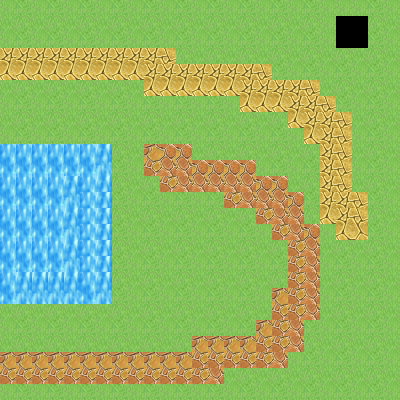

Rendered tile map (Tiled .tmx) drawn with the repository's tilesets; below, a short description and the full map source, tile grids included:
An orthogonal 25x25 tile map with 16x16 px tiles, 1 tile layer (firstLayer) and 1 object (portal).

<map version="1.4" tiledversion="1.4.3" orientation="orthogonal" renderorder="right-down" width="25" height="25" tilewidth="16" tileheight="16" infinite="0" nextlayerid="6" nextobjectid="18">
 <editorsettings>
  <export target="test.json" format="json" />
 </editorsettings>
 <tileset firstgid="1" name="game" tilewidth="16" tileheight="16" tilecount="8064" columns="64">
  <image source="Assets/TileSets/game.png" width="1024" height="2016" />
 </tileset>
 <layer id="1" name="firstLayer" width="25" height="25" locked="1">
  <data encoding="csv">
269,270,269,270,269,270,269,270,269,270,269,270,269,270,269,270,269,270,269,270,269,269,269,270,269,
333,334,333,334,333,334,333,334,333,334,333,334,333,334,333,334,333,334,333,334,269,17,18,334,333,
269,270,269,270,269,270,269,270,269,270,269,270,269,270,269,270,269,270,269,270,269,81,82,270,269,
263,263,263,263,263,263,263,263,263,263,264,334,333,334,333,334,333,334,333,334,333,334,333,334,333,
327,327,327,327,327,327,327,327,327,263,263,263,263,263,263,263,264,270,269,270,269,270,269,270,269,
333,334,333,334,333,334,333,334,333,327,327,327,327,327,327,263,263,263,263,264,333,334,333,334,333,
269,270,269,270,269,270,269,270,269,270,269,270,269,270,269,327,327,327,263,263,264,270,269,270,269,
333,334,333,334,333,334,333,334,333,334,333,334,333,334,333,334,333,334,327,263,263,264,333,334,333,
269,270,269,270,269,270,269,270,269,270,269,270,269,270,269,270,269,270,269,327,263,264,269,270,269,
271,271,271,271,271,271,272,334,333,259,260,260,333,334,333,334,333,334,333,334,263,264,333,334,333,
335,335,335,335,335,335,336,270,269,323,324,324,260,260,260,260,269,270,269,270,263,264,269,270,269,
271,271,271,271,272,271,272,334,333,334,323,324,324,324,324,324,260,260,333,334,263,264,333,334,333,
335,335,335,335,336,271,272,270,269,270,269,270,269,270,323,324,324,324,260,270,263,263,264,270,269,
271,271,271,271,272,271,272,334,333,334,333,334,333,334,333,334,323,324,324,334,327,263,264,334,333,
335,335,335,335,336,271,272,270,269,270,269,270,269,270,269,270,269,323,324,260,269,327,328,270,269,
271,271,271,271,272,271,272,334,333,334,333,334,333,334,333,334,333,334,323,324,333,334,333,334,333,
335,335,335,335,336,271,272,270,269,270,269,270,269,270,269,270,269,270,323,324,269,270,269,270,269,
271,272,272,272,272,271,272,334,333,334,333,334,333,334,333,334,333,334,323,324,333,334,333,334,333,
335,336,336,336,336,335,336,270,269,270,269,270,269,270,269,270,269,259,323,324,269,270,269,270,269,
333,334,333,334,333,334,333,334,333,334,333,334,333,334,333,334,333,323,323,324,333,334,333,334,333,
269,270,269,270,269,270,269,270,269,270,269,270,269,270,269,270,259,323,324,270,269,270,269,270,269,
333,334,333,334,333,334,333,334,333,334,333,334,259,259,259,259,323,323,324,334,333,334,333,334,333,
259,259,259,259,259,259,259,259,259,259,259,259,323,323,323,323,323,324,269,270,269,270,269,270,269,
323,323,323,323,323,323,323,323,323,323,323,323,323,324,333,334,333,334,333,334,333,334,333,334,333,
269,270,269,270,269,270,269,270,269,270,269,270,269,270,269,270,269,270,269,270,269,270,269,270,269
</data>
 </layer>
 <objectgroup id="5" name="objectLayer" offsetx="0" offsety="-1.74711">
  <object id="17" name="door" type="portal" x="337.774" y="19.2182" width="28.6358" height="30" />
 </objectgroup>
</map>
